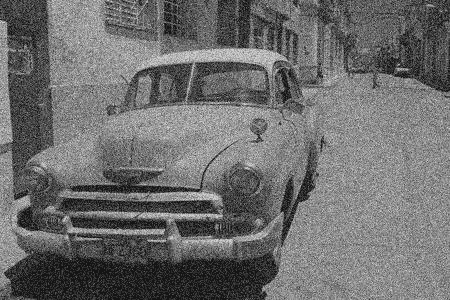
#> input picture Morphological Operations/noise_car.png, 450 x 300 px
$ python 'Black Hat.py'
#> lines starting #> are read from the running program, lines starting #| are printed output that depends on the picture; after the words box and inside, x2 and y2 are one past the last pixel; in counts of white or black regions, pixels touching at a corner belong together
import cv2, numpy as np, matplotlib.pyplot as plt
img = cv2.imread("noise_car.png", 0)
#> img is the input picture: shape (300, 450); min 20, max 207, mean 109.4

bin = cv2.threshold(img, 0, 255, cv2.THRESH_BINARY + cv2.THRESH_OTSU)[1]
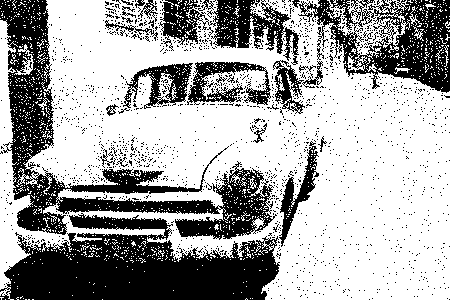
#> bin: shape (300, 450); 64.4% white; 1664 black regions (1637 under 20 px), largest, box (x1, y1, x2, y2) and area: (0, 213, 280, 300) 15120, (0, 0, 277, 240) 13873, (292, 0, 450, 93) 6518
inv = cv2.bitwise_not(bin)
k = np.ones((5, 5), np.uint8)
bh = cv2.morphologyEx(inv, cv2.MORPH_BLACKHAT, k)
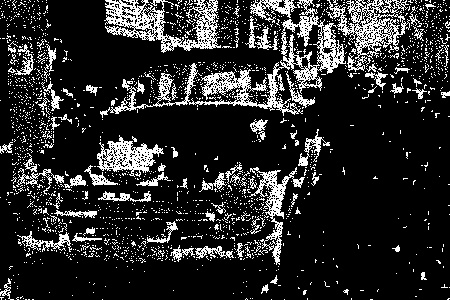
#> bh: shape (300, 450); 16.5% white in thin lines or dots
plt.imshow(bh, cmap='gray'), plt.axis('off'), plt.show()
